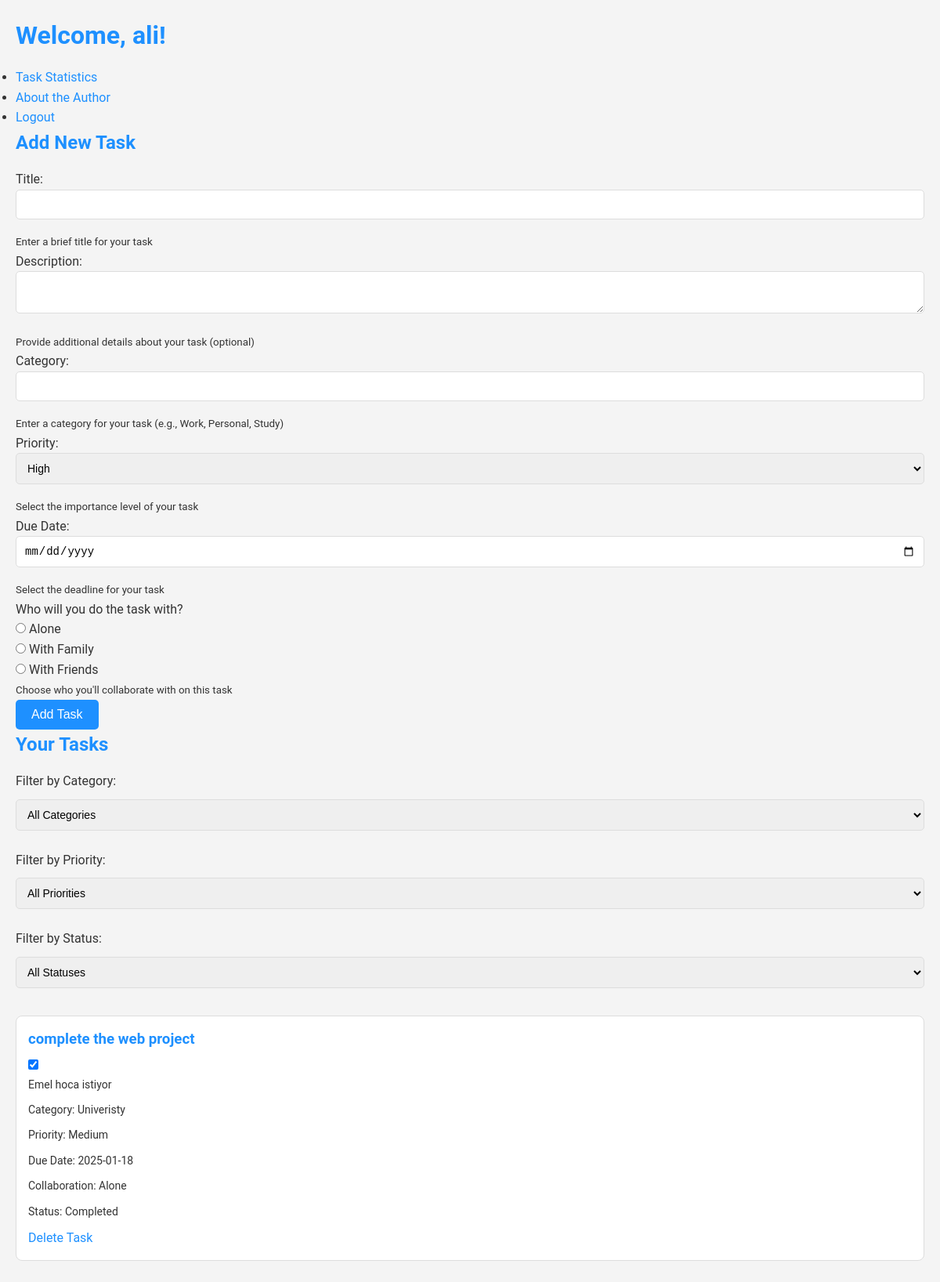
The page /dashboard (signed in) on the database its author committed.
### app/models.py (models this page shows)
class User(db.Model, UserMixin):
    id = db.Column(db.Integer, primary_key=True)
    name = db.Column(db.String(100), nullable=False)
    email = db.Column(db.String(120), unique=True, nullable=False)
    password = db.Column(db.String(60), nullable=False)
    role = db.Column(db.String(20), nullable=False, default='User')
    tasks = db.relationship('Task', backref='author', lazy=True)

class Task(db.Model):
    id = db.Column(db.Integer, primary_key=True)
    title = db.Column(db.String(100), nullable=False)
    description = db.Column(db.Text, nullable=True)
    category = db.Column(db.String(50), nullable=False)
    priority_id = db.Column(db.Integer, db.ForeignKey('task_priority.id'), nullable=False)
    is_completed = db.Column(db.Boolean, default=False)
    user_id = db.Column(db.Integer, db.ForeignKey('user.id'), nullable=False)
    created_at = db.Column(db.DateTime, nullable=False, default=datetime.utcnow)
    due_date = db.Column(db.DateTime, nullable=True)
    completed_at = db.Column(db.DateTime, nullable=True)
    collaboration = db.Column(db.String(20), nullable=False)

class TaskPriority(db.Model):
    id = db.Column(db.Integer, primary_key=True)
    priority_name = db.Column(db.String(20), nullable=False)
    tasks = db.relationship('Task', backref='priority', lazy=True)

### app/routes.py (the view)
@main.route('/')
@main.route('/dashboard')
@login_required
def dashboard():
    tasks = Task.query.filter_by(user_id=current_user.id).all()
    priorities = TaskPriority.query.all()
    return render_template('dashboard.html', tasks=tasks, priorities=priorities)

### app/models.py (called while the page is built)
@login_manager.user_loader
def load_user(user_id):
    return User.query.get(int(user_id))

### app/templates/Dashboard.html (shortened to what this page needs)
<!DOCTYPE html>
<html lang="en">
<head>
    <link rel="stylesheet" href="{{ url_for('static', filename='css/styles.css') }}">
</head>
<body>
    <div class="container">
        <h1>Welcome, {{ current_user.name }}!</h1>
        <nav>
            <ul>
                <li><a href="{{ url_for('main.statistics') }}" target="_blank">Task Statistics</a></li>
                <li><a href="{{ url_for('main.about') }}" target="_blank">About the Author</a></li>
                <li><a href="{{ url_for('auth.logout') }}">Logout</a></li>
            </ul>
        </nav>
        <h2>Add New Task</h2>
        <form id="addTaskForm" method="POST" action="{{ url_for('main.add_task') }}">
            <div class="form-group">
                <label for="title">Title:</label>
                <input type="text" id="title" name="title" required title="Brief description of the task" data-tooltip="Enter a short, descriptive title for your task">
                <small>Enter a brief title for your task</small>
            </div>
            <div class="form-group">
                <label for="description">Description:</label>
                <textarea id="description" name="description" title="Details about the task" data-tooltip="Provide additional details about your task (optional)"></textarea>
                <small>Provide additional details about your task (optional)</small>
            </div>
            <div class="form-group">
                <label for="category">Category:</label>
                <input type="text" id="category" name="category" required title="Category of the task" data-tooltip="Enter a category for your task (e.g., Work, Personal, Study)">
                <small>Enter a category for your task (e.g., Work, Personal, Study)</small>
            </div>
            <div class="form-group">
                <label for="priority">Priority:</label>
                <select id="priority" name="priority" required title="Priority level" data-tooltip="Select the importance level of your task">
                    {% for priority in priorities %}
                        <option value="{{ priority.id }}">{{ priority.priority_name }}</option>
                    {% endfor %}
                </select>
                <small>Select the importance level of your task</small>
            </div>
            <div class="form-group">
                <label for="due_date">Due Date:</label>
                <input type="date" id="due_date" name="due_date" required title="Task deadline" data-tooltip="Select the deadline for your task">
                <small>Select the deadline for your task</small>
            </div>
            <div class="form-group">
                <label>Who will you do the task with?</label>
                <div>
                    <input type="radio" id="alone" name="collaboration" value="Alone" required>
                    <label for="alone">Alone</label>
                </div>
                <div>
                    <input type="radio" id="family" name="collaboration" value="With Family">
                    <label for="family">With Family</label>
                </div>
                <div>
                    <input type="radio" id="friends" name="collaboration" value="With Friends">
                    <label for="friends">With Friends</label>
                </div>
                <small>Choose who you'll collaborate with on this task</small>
            </div>
            <button type="submit">Add Task</button>
        </form>
        <h2>Your Tasks</h2>
        <div class="task-filters">
            <label for="filter-category">Filter by Category:</label>
            <select id="filter-category">
                <option value="">All Categories</option>
            </select>
            <label for="filter-priority">Filter by Priority:</label>
            <select id="filter-priority">
                <option value="">All Priorities</option>
            </select>
            <label for="filter-status">Filter by Status:</label>
            <select id="filter-status">
                <option value="">All Statuses</option>
            </select>
        </div>
        <ul id="task-list">
            {% for task in tasks %}
                <li class="task-item" data-category="{{ task.category }}" data-priority="{{ task.priority.priority_name }}" data-status="{{ 'completed' if task.is_completed else 'pending' }}">
                    <div class="task-header">
                        <h3>{{ task.title }}</h3>
                        <input type="checkbox" class="task-completion-toggle" data-task-id="{{ task.id }}" {% if task.is_completed %}checked{% endif %}>
                    </div>
                    <p>{{ task.description }}</p>
                    <p>Category: {{ task.category }}</p>
                    <p>Priority: {{ task.priority.priority_name }}</p>
                    <p>Due Date: {{ task.due_date.strftime('%Y-%m-%d') }}</p>
                    <p>Collaboration: {{ task.collaboration }}</p>
                    <p class="task-status">Status: <span>{{ 'Completed' if task.is_completed else 'Pending' }}</span></p>
                    <a href="{{ url_for('main.delete_task', task_id=task.id) }}" class="delete-task">Delete Task</a>
                </li>
            {% endfor %}
        </ul>
    </div>
</body>
</html>

### app/static/css/styles.css (style rules this page uses)
:root { --primary-color: #1E90FF; --secondary-color: #f4f4f4; --accent-color: #4bc0c0; --text-color: #333; --background-color: #fff; --border-color: #ddd; --success-color: #28a745; --danger-color: #dc3545; --hover-color: #0000CD; }
* { margin: 0; padding: 0; box-sizing: border-box; }
body { font-family: 'Roboto', Arial, sans-serif; line-height: 1.6; background-color: var(--secondary-color); color: var(--text-color); margin: 0; padding: 0; }
.container { max-width: 1200px; margin: 0 auto; padding: 20px; }
h1, h2, h3 { color: var(--primary-color); margin-bottom: 15px; }
a { color: var(--primary-color); text-decoration: none; transition: color 0.3s ease; }
button { display: inline-block; background-color: var(--primary-color); color: var(--background-color); border: none; border-radius: 5px; padding: 10px 20px; cursor: pointer; font-size: 16px; transition: background-color 0.3s ease, transform 0.2s ease; }
input[type="text"], input[type="email"], input[type="password"], input[type="date"], select, textarea { width: 100%; padding: 10px; border: 1px solid var(--border-color); border-radius: 5px; font-size: 14px; margin-bottom: 15px; transition: border-color 0.3s ease; }
.task-item { display: flex; flex-direction: column; background: var(--background-color); border: 1px solid var(--border-color); border-radius: 8px; padding: 15px; margin-bottom: 15px; transition: box-shadow 0.3s ease, transform 0.2s ease; }
.task-item h3 { margin-bottom: 5px; color: var(--primary-color); }
.task-item p { margin-bottom: 10px; font-size: 14px; }
.task-filters { display: flex; gap: 10px; margin-bottom: 20px; flex-wrap: wrap; }

### rows shown on the page
User: name "ali"
Task: title "complete the web project", is_completed "☑", description "Emel hoca istiyor", category "Univeristy", priority.priority_name "Medium", due_date "2025-01-18", collaboration "Alone", is_completed "Completed"

### other values the page prints
form field priority "High"
